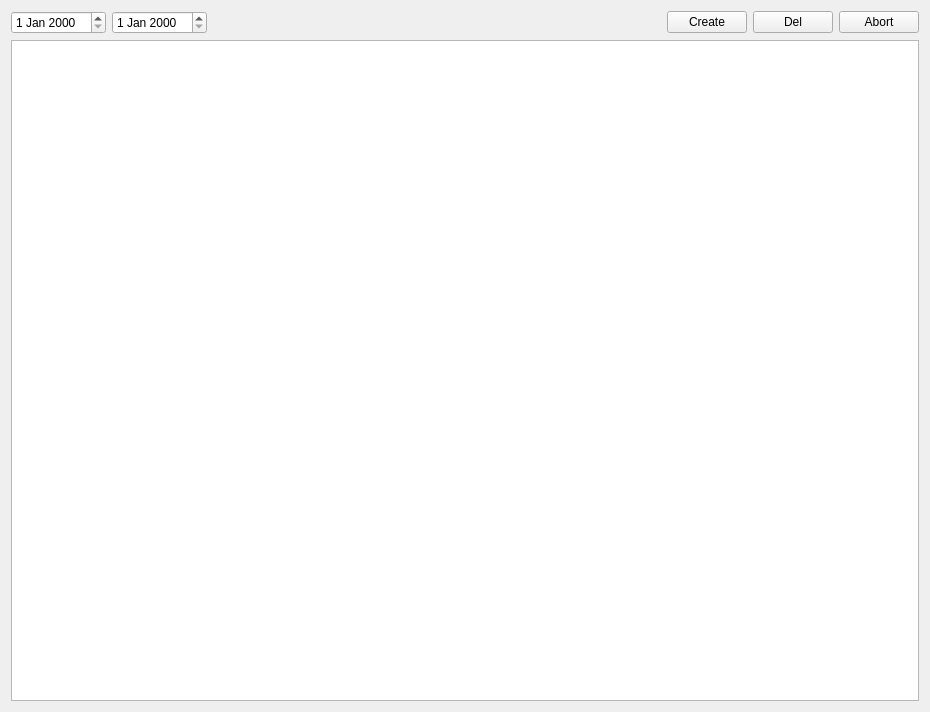
<?xml version="1.0" encoding="UTF-8"?>
<!--

Copyright (C) 2025 Davyd Stalytenko
SPDX-License-Identifier: GPL-3.0-only

This file is part of SchooliesCave.

SchooliesCave is free software: you can redistribute it and/or modify it under the terms
of the GNU General Public License as published by the Free Software Foundation, version 3
of the License only.

SchooliesCave is distributed in the hope that it will be useful, but WITHOUT ANY WARRANTY;
without even the implied warranty of MERCHANTABILITY or FITNESS FOR A PARTICULAR PURPOSE.
See the GNU General Public License for more details.

You should have received a copy of the GNU General Public License along with SchooliesCave.
If not, see <https://www.gnu.org/licenses/>.

-->
<ui version="4.0">
 <class>JournalModule</class>
 <widget class="QWidget" name="JournalModule">
  <property name="geometry">
   <rect>
    <x>0</x>
    <y>0</y>
    <width>930</width>
    <height>712</height>
   </rect>
  </property>
  <property name="windowTitle">
   <string>Form</string>
  </property>
  <layout class="QVBoxLayout" name="mainLayout">
   <item>
    <layout class="QHBoxLayout" name="menuLayout">
     <item>
      <widget class="QDateEdit" name="beginDate"/>
     </item>
     <item>
      <widget class="QDateEdit" name="endDate"/>
     </item>
     <item>
      <spacer name="horizontalSpacer">
       <property name="orientation">
        <enum>Qt::Horizontal</enum>
       </property>
       <property name="sizeHint" stdset="0">
        <size>
         <width>40</width>
         <height>20</height>
        </size>
       </property>
      </spacer>
     </item>
     <item>
      <widget class="QPushButton" name="createMark">
       <property name="sizePolicy">
        <sizepolicy hsizetype="Maximum" vsizetype="Fixed">
         <horstretch>0</horstretch>
         <verstretch>0</verstretch>
        </sizepolicy>
       </property>
       <property name="text">
        <string>Create</string>
       </property>
      </widget>
     </item>
     <item>
      <widget class="QPushButton" name="deleteMark">
       <property name="sizePolicy">
        <sizepolicy hsizetype="Maximum" vsizetype="Fixed">
         <horstretch>0</horstretch>
         <verstretch>0</verstretch>
        </sizepolicy>
       </property>
       <property name="text">
        <string>Del</string>
       </property>
      </widget>
     </item>
     <item>
      <widget class="QPushButton" name="abortSelection">
       <property name="text">
        <string>Abort</string>
       </property>
      </widget>
     </item>
    </layout>
   </item>
   <item>
    <widget class="QTableView" name="journal">
     <property name="sizePolicy">
      <sizepolicy hsizetype="Expanding" vsizetype="MinimumExpanding">
       <horstretch>0</horstretch>
       <verstretch>0</verstretch>
      </sizepolicy>
     </property>
    </widget>
   </item>
  </layout>
 </widget>
 <resources/>
 <connections/>
</ui>
